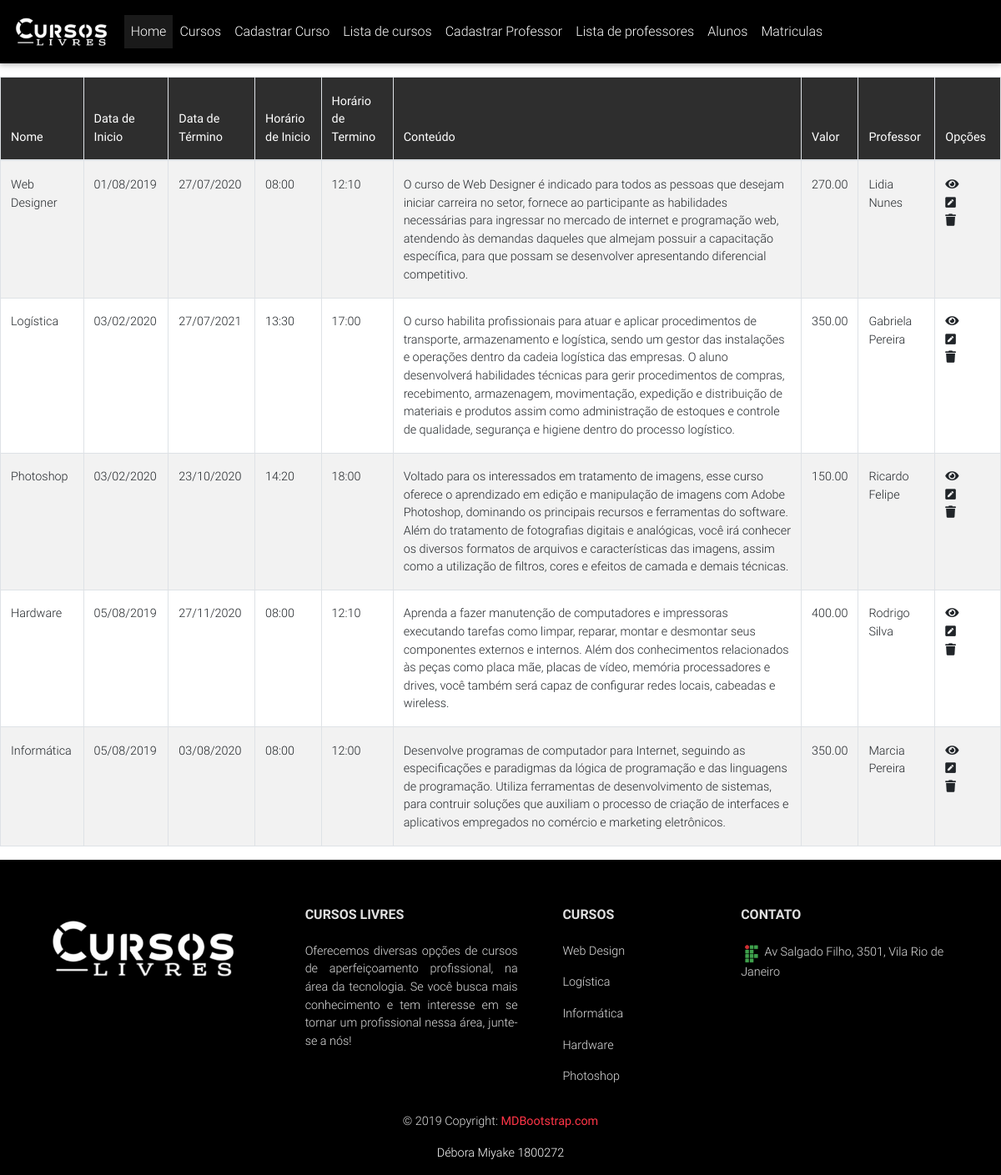
The page /projeto/curso/listagem_curso.php on the database its author committed.
### tables this page shows
CREATE TABLE `curso` (
 `id_curso` int(11) AUTO_INCREMENT PRIMARY KEY NOT NULL,
 `nome_curso` varchar(30) NOT NULL,
 `dt_inicio` date NOT NULL,
 `dt_termino` date NOT NULL,
 `hora_inicio` varchar(10) NOT NULL,
 `hora_termino` varchar(10) NOT NULL,
 `conteudo` text NOT NULL,
 `valor` varchar(10) NOT NULL,
 `prof` varchar(20) NOT NULL   
);

### projeto/curso/models/lista_curso_models.php (the view, shortened to what this page needs)
<?php
function listaCurso(){
    $condb = new mysqli('localhost','root','','basedados');
    $sel = "SELECT * FROM curso";
    $rs = $condb ->query($sel);
    $html = '<table class="table table-striped table-bordered my-3 col-md-12 container-fluid">
        <thead class="elegant-color white-text">
            <tr>
            <th score="col">Nome</th>
            <th score="col">Data de Inicio</th>
            <th score="col">Data de Término</th>
            <th score="col">Horário de Inicio</th>
            <th score="col">Horário de Termino</th>
        	<th score="col">Conteúdo</th>
        	<th score="col">Valor</th>
            <th score="col">Professor</th>
            <th score="col">Opções</th>
            </tr>
        </thead>
        <tbody>';
    while($curso = $rs -> fetch_assoc()){
        $html .= '<tr>';
        $html .= '<td>'.$curso['nome_curso'].'</td>';
        $html .= '<td>'.date('d/m/Y',strtotime($curso['dt_inicio'])).'</td>';
        $html .= '<td>'.date('d/m/Y',strtotime($curso['dt_termino'])).'</td>';
        $html .= '<td>'.$curso['hora_inicio'].'</td>';
        $html .= '<td>'.$curso['hora_termino'].'</td>';
		$html .= '<td>'.$curso['conteudo'].'</td>';
        $html .= '<td>'.$curso['valor'].'</td>';
		$html .= '<td>'.$curso['prof'].'</td>';
        $html .= '<td>'.getActionButtons($curso['id_curso']).'</td>';
        $html .= '</tr>';
    };
    $html .= '</tboby></table>';
    return $html;
};
function getActionButtons($id){
        $html = '<a href= "../curso/visualizar.php?id='.$id.'"><i class="fas fa-eye mr-3"></i></a>';
        $html .= '<a href= "../curso/editar.php?id='.$id.'"><i class="fas fa-pen-square mr-3"></i></a>';
        $html .= '<a href= "../curso/remover.php?id='.$id.'"><i class="fas fa-trash mr-3"></i></a>';
    return $html;
};
?>

### rows shown on the page
curso: nome_curso "Web Designer", dt_inicio "01/08/2019", dt_termino "27/07/2020", hora_inicio "08:00", hora_termino "12:10", conteudo "O curso de Web Designer é indicado para todos as pessoas que desejam iniciar carreira no setor, fornece ao participante as habilidades necessárias para ingressar no mercado de internet e programação web, atendendo às demandas daqueles que almejam possuir a capacitação específica, para que possam se desenvolver apresentando diferencial competitivo.", valor "270.00", prof "Lidia Nunes"
curso: nome_curso "Logística", dt_inicio "03/02/2020", dt_termino "27/07/2021", hora_inicio "13:30", hora_termino "17:00", conteudo "O curso habilita profissionais para atuar e aplicar procedimentos de transporte, armazenamento e logística, sendo um gestor das instalações e operações dentro da cadeia logística das empresas. O aluno desenvolverá habilidades técnicas para gerir procedimentos de compras, recebimento, armazenagem, movimentação, expedição e distribuição de materiais e produtos assim como administração de estoques e controle de qualidade, segurança e higiene dentro do processo logístico.", valor "350.00", prof "Gabriela Pereira"
curso: nome_curso "Photoshop", dt_inicio "03/02/2020", dt_termino "23/10/2020", hora_inicio "14:20", hora_termino "18:00", conteudo "Voltado para os interessados em tratamento de imagens, esse curso oferece o aprendizado em edição e manipulação de imagens com Adobe Photoshop, dominando os principais recursos e ferramentas do software. Além do tratamento de fotografias digitais e analógicas, você irá conhecer os diversos formatos de arquivos e características das imagens, assim como a utilização de filtros, cores e efeitos de camada e demais técnicas.", valor "150.00", prof "Ricardo Felipe"
curso: nome_curso "Hardware", dt_inicio "05/08/2019", dt_termino "27/11/2020", hora_inicio "08:00", hora_termino "12:10", conteudo "Aprenda a fazer manutenção de computadores e impressoras executando tarefas como limpar, reparar, montar e desmontar seus componentes externos e internos. Além dos conhecimentos relacionados às peças como placa mãe, placas de vídeo, memória processadores e drives, você também será capaz de configurar redes locais, cabeadas e wireless.", valor "400.00", prof "Rodrigo Silva"
curso: nome_curso "Informática", dt_inicio "05/08/2019", dt_termino "03/08/2020", hora_inicio "08:00", hora_termino "12:00", conteudo "Desenvolve programas de computador para Internet, seguindo as especificações e paradigmas da lógica de programação e das linguagens de programação. Utiliza ferramentas de desenvolvimento de sistemas, para contruir soluções que auxiliam o processo de criação de interfaces e aplicativos empregados no comércio e marketing eletrônicos.", valor "350.00", prof "Marcia Pereira"
